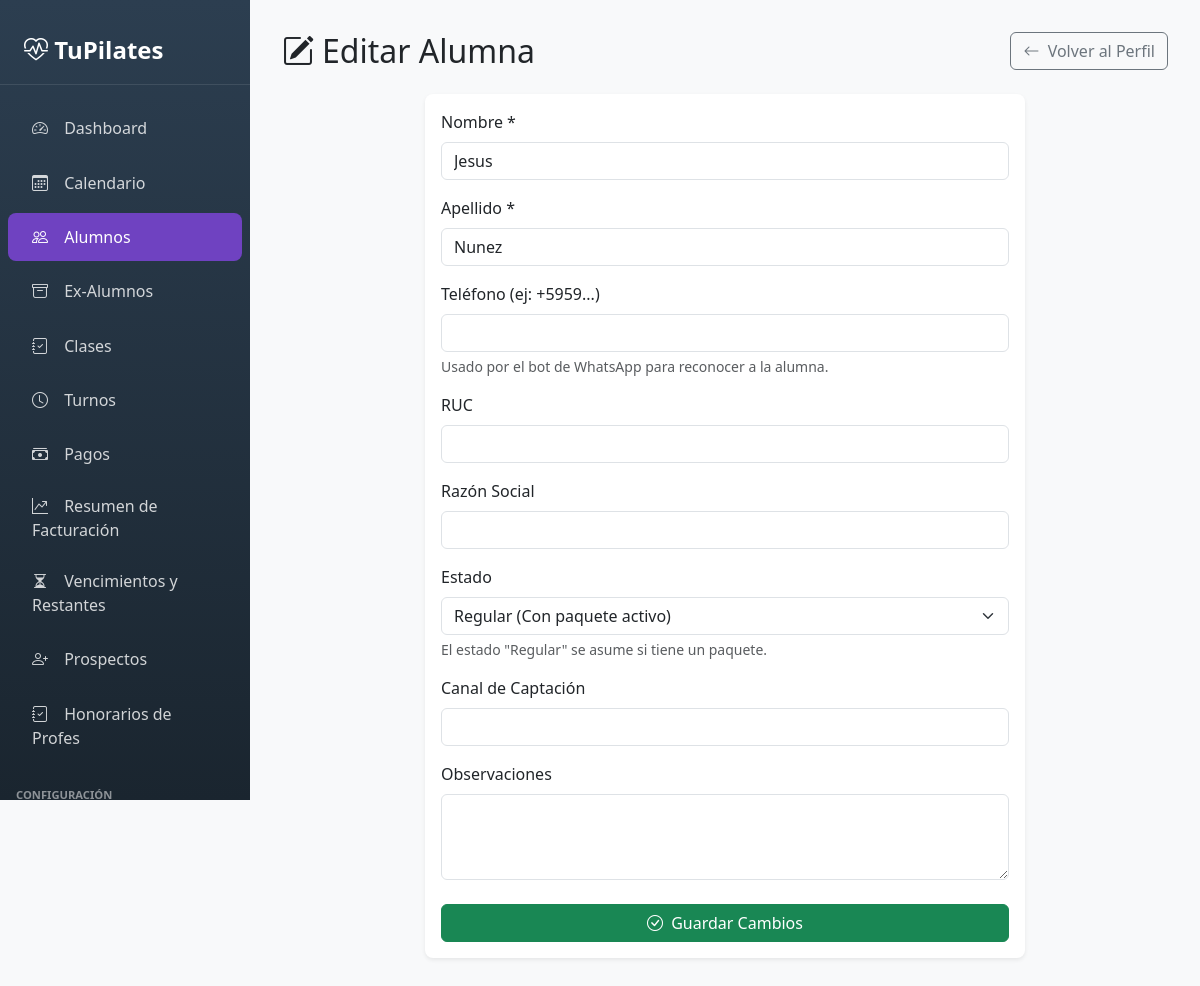
Screenshot of /panel/alumnos/4/editar/ with the database file from the repository.
### Pilapp/models.py (models this page shows, shortened)
class Persona(models.Model):
    id_persona = models.AutoField(primary_key=True)
    nombre = models.CharField(max_length=100)
    apellido = models.CharField(max_length=100)
    telefono = models.CharField(max_length=20, blank=True, null=True)
    ruc = models.CharField(max_length=20, blank=True, null=True)
    razon_social = models.CharField(max_length=150, blank=True, null=True)
    observaciones = models.TextField(blank=True, null=True)

class Alumno(models.Model):
    id_alumno = models.AutoField(primary_key=True)
    id_persona = models.ForeignKey(Persona, on_delete=models.CASCADE)
    canal_captacion = models.CharField(max_length=100, blank=True, null=True)
    ultima_clase = models.DateField(blank=True, null=True)
    estado = models.CharField(max_length=50, choices=[
        ('ocasional', 'Ocasional'),  # Attends without package
        ('regular', 'Regular'),       # Has an active package
        ('inactivo', 'Inactivo')      # No active packages
    ], default='ocasional')

### Pilapp/views_panel.py (the view, shortened to what this page needs)
def panel_alumno_editar(request, id_alumno):
    alumno = get_object_or_404(Alumno, id_alumno=id_alumno)
    persona = alumno.id_persona
    context = {
        'alumno': alumno,
        'persona': persona
    }
    return render(request, "admin_panel/alumnos/editar.html", context)

### Pilapp/templates/admin_panel/alumnos/editar.html (shortened to what this page needs)
{% extends 'admin_panel/base.html' %}
{% block content %}
<div class="d-flex justify-content-between align-items-center mb-4">
    <h2 class="mb-0"><i class="bi bi-pencil-square me-2"></i>Editar Alumna</h2>
    <a href="{% url 'panel_alumno_detalle' alumno.id_alumno %}" class="btn btn-outline-secondary">
        <i class="bi bi-arrow-left me-1"></i> Volver al Perfil
    </a>
</div>
<div class="card shadow-sm mx-auto" style="max-width: 600px;">
    <div class="card-body">
        <form method="post" action="{% url 'panel_alumno_editar' alumno.id_alumno %}">
            <div class="mb-3">
                <label for="nombre" class="form-label">Nombre *</label>
                <input type="text" class="form-control" id="nombre" name="nombre" value="{{ persona.nombre }}" required>
            </div>
            <div class="mb-3">
                <label for="apellido" class="form-label">Apellido *</label>
                <input type="text" class="form-control" id="apellido" name="apellido" value="{{ persona.apellido }}" required>
            </div>
            <div class="mb-3">
                <label for="telefono" class="form-label">Teléfono (ej: +5959...)</label>
                <input type="text" class="form-control" id="telefono" name="telefono" value="{{ persona.telefono|default:'' }}">
                <div class="form-text">Usado por el bot de WhatsApp para reconocer a la alumna.</div>
            </div>
            <div class="mb-3">
                <label for="ruc" class="form-label">RUC</label>
                <input type="text" class="form-control" id="ruc" name="ruc" value="{{ persona.ruc|default:'' }}">
            </div>
            <div class="mb-3">
                <label for="razon_social" class="form-label">Razón Social</label>
                <input type="text" class="form-control" id="razon_social" name="razon_social" value="{{ persona.razon_social|default:'' }}">
            </div>
            <div class="mb-3">
                <label for="estado" class="form-label">Estado</label>
                <select class="form-select" id="estado" name="estado">
                    <option value="regular" {% if alumno.estado == 'regular' %}selected{% endif %}>Regular (Con paquete activo)</option>
                </select>
                <div class="form-text">El estado "Regular" se asume si tiene un paquete.</div>
            </div>
            <div class="mb-3">
                <label for="canal_captacion" class="form-label">Canal de Captación</label>
                <input type="text" class="form-control" id="canal_captacion" name="canal_captacion" value="{{ alumno.canal_captacion|default:'' }}">
            </div>
            <div class="mb-4">
                <label for="observaciones" class="form-label">Observaciones</label>
                <textarea class="form-control" id="observaciones" name="observaciones" rows="3">{{ persona.observaciones|default:'' }}</textarea>
            </div>
            <div class="d-grid">
                <button type="submit" class="btn btn-success">
                    <i class="bi bi-check-circle me-1"></i> Guardar Cambios
                </button>
            </div>
        </form>
    </div>
</div>
{% endblock %}

### Pilapp/templates/admin_panel/base.html (style rules this page uses)
:root { --sidebar-width: 250px; --primary-color: #6f42c1; --secondary-color: #e9ecef; }
body { min-height: 100vh; background-color: #f8f9fa; }
.card { border: none; box-shadow: 0 0.125rem 0.25rem rgba(0,0,0,0.075); border-radius: 0.5rem; }

### rows the page displays
Persona: nombre "Jesus", apellido "Nunez"
Alumno: estado "Regular (Con paquete activo)"
